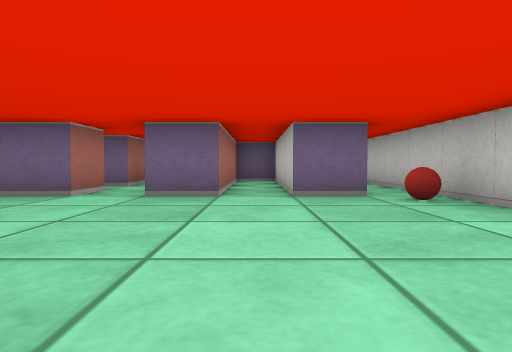
View 1 (above)

12 first-person views from a walk through a cub3D ray-caster map. The camera is about half as high as the walls, tilts 2° down and sees 75° across. The floor is counted in squares. Each view is taken from the middle of a square. On the plan, view 1 faces up. The plan holds only what a view shows up to about 9 squares ahead; the rest is blank.

View 2
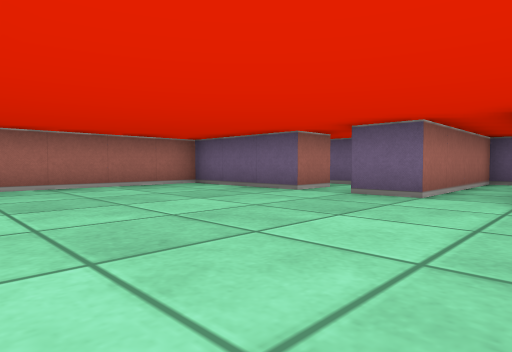

View 3
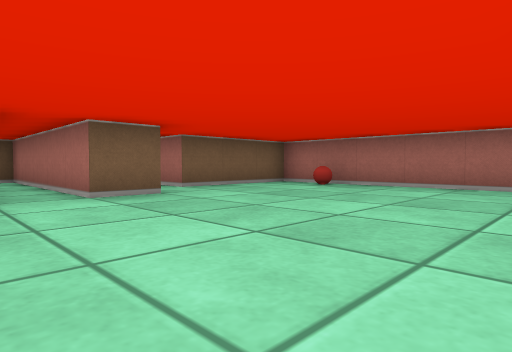

View 4
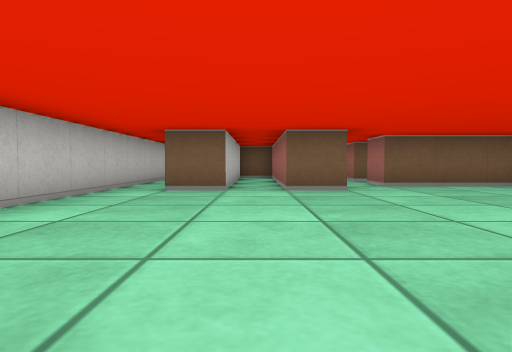

View 5
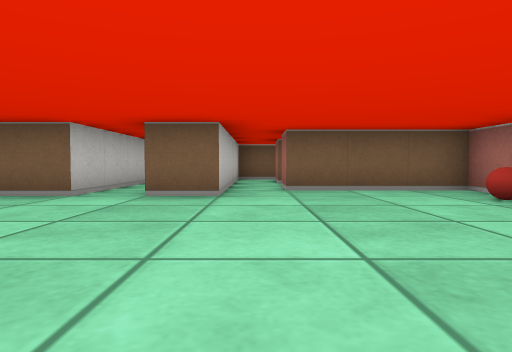

View 6
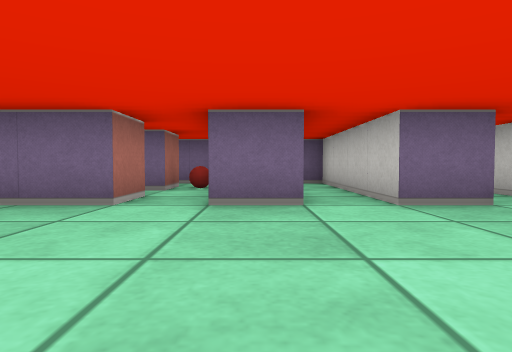

View 7
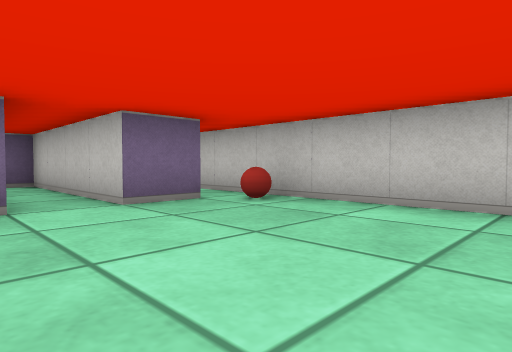

View 8
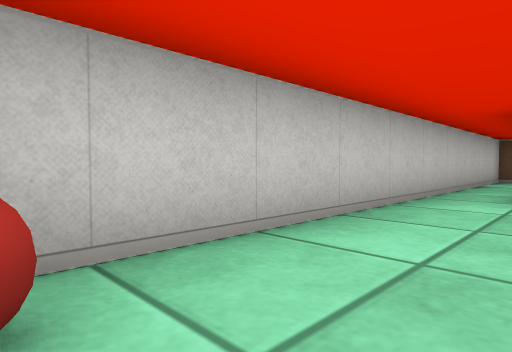

View 9
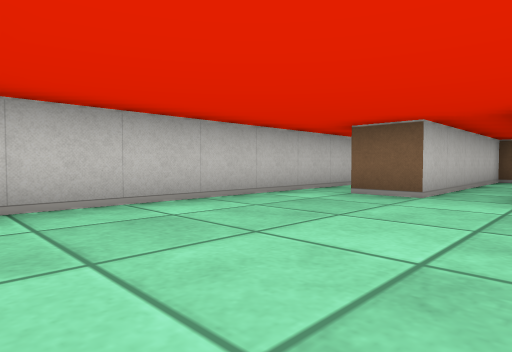

View 10
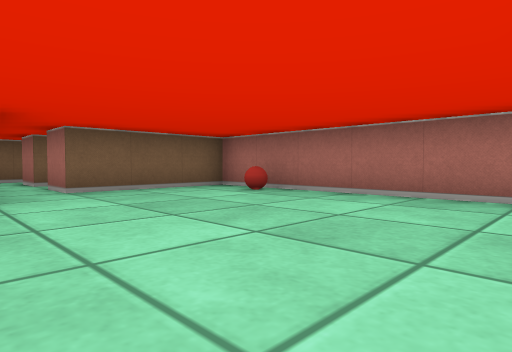

View 11
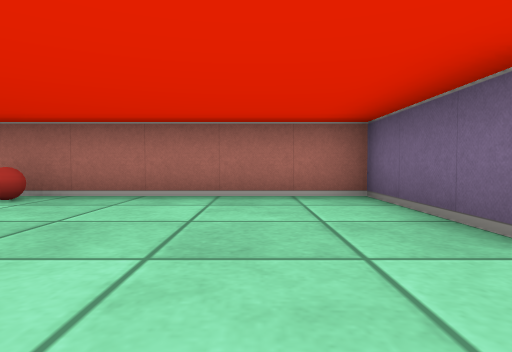

View 12
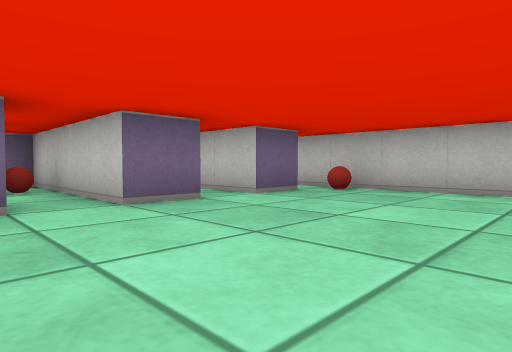

### Floor plan
Points are (right, up) in squares from view 1. A wall is a line through its corners. A room is listed if a view was taken in it or the views show most of it. See-through windows are left out.
Room 1 (views 1, 2, 3, 4, 5, 6, 7, 8, 9, 10, 11, 12)
walls: (-1.5, -1.5) (-1.5, -0.5) (-0.5, -0.5) (-0.5, -5.5) (0.5, -5.5) (0.5, -0.5) (1.5, -0.5); (1.6, 4.5) (0.5, 4.5) (0.5, 8.5) (-0.5, 8.5) (-0.5, 4.5) (-1.5, 4.5) (-1.5, 5.5); (-2.5, 5.6) (-2.5, 4.5) (-5.5, 4.5) (-5.5, -1.5) (-2.5, -1.5); (2.5, -5.5) (2.5, 7)
ways out: opening at (-2, -2); opening at (-2, 5)
objects: ball (-5, 0); ball (2, 4)

Where each view was taken, in squares from view 1:
view 1: 0 up, 0 right, facing up
view 2: 0 up, 1 right, facing up-left
view 3: 4 up, 1 right, facing down-left
view 4: 5 up, 0 right, facing down
view 5: 4 up, 2 left, facing down
view 6: 1 up, 1 left, facing up
view 7: 1 up, 1 left, facing up-right
view 8: 4 up, 1 right, facing down-right
view 9: 4 up, 1 left, facing down-right
view 10: 4 up, 1 left, facing down-left
view 11: 3 up, 1 left, facing left
view 12: 1 up, 3 left, facing up-right
